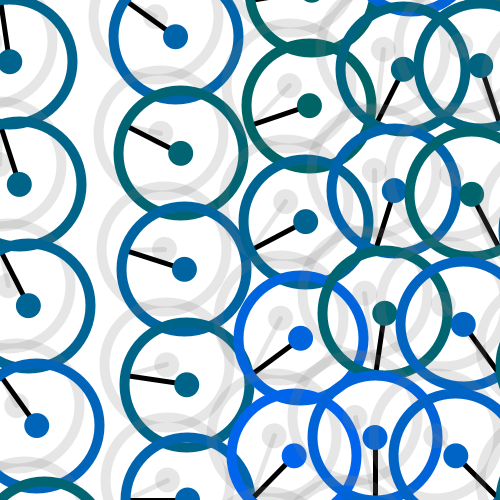
Frame 1 (no input)
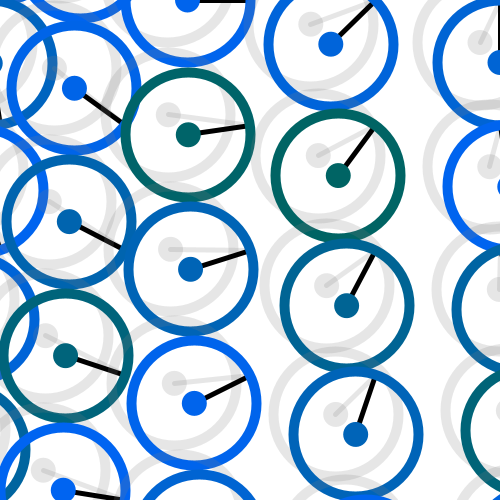
Frame 60 (the mouse pressed at the canvas centre just before this capture)
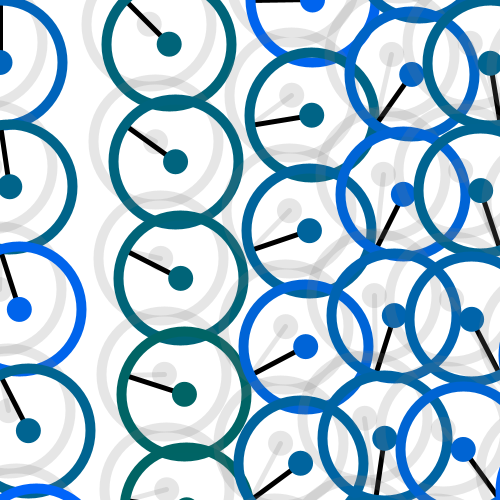
Frame 120 (the mouse held since frame 60 and released just before this capture)

The Processing sketch that drew these frames (run headless with seeded random() and noise(); from frame 60 on, the mouse is pressed at the canvas centre):

// Processing sketch: processing_152153
// ── processing_152153.pde

/*
 * Creative Coding
 * Week 2, 05 - Moving Patterns 1
 * by Indae Hwang and Jon McCormack
 * Copyright (c) 2014 Monash University
 *
 * This sketch builds on the previous sketches, drawing shapes based on the
 * current framerate. The movement of individual shapes combine to create a
 * gestalt field of motion. Use the arrow keys on your keyboard to change the
 * frame rate. 
 * 
 */

// variable used to store the current frame rate value
int frame_rate_value;

void setup() {
  size(500, 500);

  frame_rate_value = 20;
  frameRate(frame_rate_value);
  rectMode(CENTER);
  background(255);
}


void draw() {

  background(255);

  int num = 5;
  int margin = 0;
  float gutter = 0; //distance between each cell
  float cellsize = ( width - (2 * margin) - gutter * (num - 1) ) / (num - 1);

  int circleNumber = 5; // counter
  for (int i=0; i<=num; i++) {
    for (int j=0; j<=num; j++) {
      circleNumber = (i * num) + j; // different way to calculate the circle number from w2_04

      float tx = margin + cellsize * i + gutter * i;
      float ty = margin + cellsize * j + gutter * j;

      movingCircleShadow(tx, ty, cellsize, circleNumber);
      movingCircle(tx, ty, cellsize, circleNumber);
    }
  }
} //end of draw 

void movingCircleShadow(float x, float y, float size, int circleNum){
  float finalAngle;
  finalAngle = frameCount + circleNum;

  //the rotating angle for each tempX and tempY postion is affected by frameRate and angle;  
  float tempX = x-20 + (size / 2) * sin(PI / frame_rate_value * finalAngle);
  float tempY = y-20 + (size / 2) * cos(PI / frame_rate_value * finalAngle);
  
  int randomColour = int(random(100,255));

  // inner line
  strokeWeight(5);
  stroke(128, 50);
  line(x, y, tempX, tempY);
  
  //inner ellipse
  noStroke();
  fill(128, 50);
  ellipse(tempX, tempY, size/5, size/5);
  
  //outer ellipse
  noFill();
  strokeWeight(10);
  stroke(128, 50);
  ellipse(tempX, tempY, size, size);
}

void movingCircle(float x, float y, float size, int circleNum) {

  float finalAngle;
  finalAngle = frameCount + circleNum;

  //the rotating angle for each tempX and tempY postion is affected by frameRate and angle;  
  float tempX = x + (size / 2) * sin(PI / frame_rate_value * finalAngle);
  float tempY = y + (size / 2) * cos(PI / frame_rate_value * finalAngle);
  
  int randomColour = int(random(100,255));

  // inner line
  strokeWeight(5);
  stroke(0);
  line(x, y, tempX, tempY);
  
  //inner ellipse
  noStroke();
  fill(0,100, randomColour);
  ellipse(tempX, tempY, size/5, size/5);
  
  //outer ellipse
  noFill();
  strokeWeight(10);
  stroke(0, 100, randomColour);
  ellipse(tempX, tempY, size, size);
}


/*
 * keyReleased function
 *
 * called automatically by Processing when a keyboard key is released
 */
void keyReleased() {

  // right arrow -- increase frame_rate_value
  if (keyCode == RIGHT && frame_rate_value < 60) {
    frame_rate_value++;
  }

  // left arrow -- decrease frame_rate_value
  if ( keyCode == LEFT && frame_rate_value > 1) {
    frame_rate_value--;
  }

  // set the frameRate and print current value on the screen
  frameRate(frame_rate_value);
  println("Current frame Rate is: " + frame_rate_value);
}
